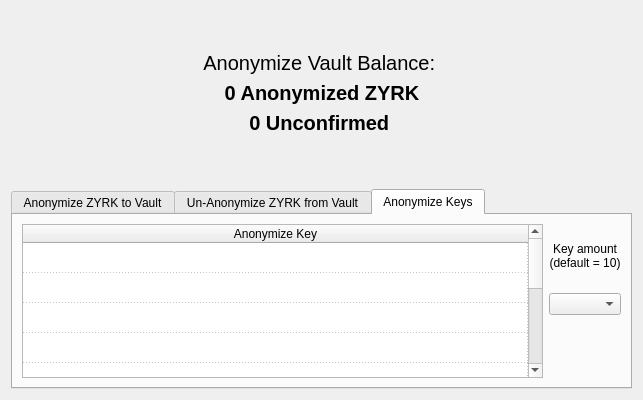
<?xml version="1.0" encoding="UTF-8"?>
<ui version="4.0">
 <class>AnonymizeVault</class>
 <widget class="QWidget" name="AnonymizeVault">
  <property name="geometry">
   <rect>
    <x>0</x>
    <y>0</y>
    <width>643</width>
    <height>400</height>
   </rect>
  </property>
  <layout class="QVBoxLayout" name="verticalLayout">
   <item>
    <widget class="QLabel" name="labelExplanation">
     <property name="textFormat">
      <enum>Qt::PlainText</enum>
     </property>
     <property name="alignment">
      <set>Qt::AlignCenter</set>
     </property>
     <property name="wordWrap">
      <bool>true</bool>
     </property>
    </widget>
   </item>
   <item>
    <layout class="QHBoxLayout" name="horizontalLayout_3">
     <property name="topMargin">
      <number>20</number>
     </property>
     <item>
      <spacer name="horizontalSpacer_3">
       <property name="orientation">
        <enum>Qt::Horizontal</enum>
       </property>
       <property name="sizeHint" stdset="0">
        <size>
         <width>40</width>
         <height>20</height>
        </size>
       </property>
      </spacer>
     </item>
     <item>
      <layout class="QVBoxLayout" name="verticalLayout_2">
       <item>
        <widget class="QLabel" name="label_2">
         <property name="font">
          <font>
           <pointsize>15</pointsize>
          </font>
         </property>
         <property name="text">
          <string>Anonymize Vault Balance: </string>
         </property>
         <property name="alignment">
          <set>Qt::AlignCenter</set>
         </property>
        </widget>
       </item>
       <item>
        <widget class="QLabel" name="total">
         <property name="font">
          <font>
           <pointsize>15</pointsize>
           <weight>75</weight>
           <bold>true</bold>
          </font>
         </property>
         <property name="text">
          <string>0 Anonymized ZYRK</string>
         </property>
         <property name="alignment">
          <set>Qt::AlignCenter</set>
         </property>
        </widget>
       </item>
       <item>
        <widget class="QLabel" name="unconfirmed_label">
         <property name="font">
          <font>
           <pointsize>15</pointsize>
           <weight>75</weight>
           <bold>true</bold>
          </font>
         </property>
         <property name="text">
          <string>0 Unconfirmed </string>
         </property>
         <property name="alignment">
          <set>Qt::AlignCenter</set>
         </property>
        </widget>
       </item>
      </layout>
     </item>
     <item>
      <spacer name="horizontalSpacer">
       <property name="orientation">
        <enum>Qt::Horizontal</enum>
       </property>
       <property name="sizeHint" stdset="0">
        <size>
         <width>40</width>
         <height>20</height>
        </size>
       </property>
      </spacer>
     </item>
    </layout>
   </item>
   <item>
    <spacer name="verticalSpacer">
     <property name="orientation">
      <enum>Qt::Vertical</enum>
     </property>
     <property name="sizeHint" stdset="0">
      <size>
       <width>20</width>
       <height>40</height>
      </size>
     </property>
    </spacer>
   </item>
   <item>
    <layout class="QHBoxLayout" name="horizontalLayout" stretch="0">
     <item>
      <widget class="QTabWidget" name="tabWidget">
       <property name="sizePolicy">
        <sizepolicy hsizetype="Expanding" vsizetype="Fixed">
         <horstretch>0</horstretch>
         <verstretch>0</verstretch>
        </sizepolicy>
       </property>
       <property name="minimumSize">
        <size>
         <width>0</width>
         <height>138</height>
        </size>
       </property>
       <property name="maximumSize">
        <size>
         <width>16777215</width>
         <height>200</height>
        </size>
       </property>
       <property name="currentIndex">
        <number>2</number>
       </property>
       <widget class="QWidget" name="tab">
        <attribute name="title">
         <string>Anonymize ZYRK to Vault</string>
        </attribute>
        <layout class="QHBoxLayout" name="horizontalLayout_2">
         <property name="spacing">
          <number>5</number>
         </property>
         <item>
          <layout class="QVBoxLayout" name="verticalLayout_3">
           <property name="topMargin">
            <number>12</number>
           </property>
           <property name="rightMargin">
            <number>0</number>
           </property>
           <property name="bottomMargin">
            <number>12</number>
           </property>
           <item>
            <widget class="QLabel" name="label_6">
             <property name="font">
              <font>
               <weight>75</weight>
               <bold>true</bold>
              </font>
             </property>
             <property name="text">
              <string>Anonymize To:</string>
             </property>
             <property name="alignment">
              <set>Qt::AlignRight|Qt::AlignTrailing|Qt::AlignVCenter</set>
             </property>
            </widget>
           </item>
           <item>
            <widget class="QLabel" name="label_7">
             <property name="font">
              <font>
               <weight>75</weight>
               <bold>true</bold>
              </font>
             </property>
             <property name="text">
              <string>Amount:</string>
             </property>
             <property name="alignment">
              <set>Qt::AlignRight|Qt::AlignTrailing|Qt::AlignVCenter</set>
             </property>
            </widget>
           </item>
          </layout>
         </item>
         <item>
          <layout class="QVBoxLayout" name="verticalLayout_4">
           <property name="rightMargin">
            <number>10</number>
           </property>
           <item>
            <widget class="QLineEdit" name="anonymizeTo">
             <property name="enabled">
              <bool>false</bool>
             </property>
             <property name="minimumSize">
              <size>
               <width>350</width>
               <height>25</height>
              </size>
             </property>
             <property name="placeholderText">
              <string>e.g. yd12XEHUs1y2Z9NYSufNxKOWftA74gYb8Q7l4jrGlGRpc6/ry0X4FUfApaFkJtyAYAAXJKWSpw3jshPeKQ9isJ6ysSIZ3BDf8qEyDl5iS9WGey1dIR6wOyhm2njcVzL6pltNS32cWDYuFuhtG8opsXmh0v1B12h7IcME/28QxIMA</string>
             </property>
            </widget>
           </item>
           <item>
            <widget class="QLineEdit" name="anonymizeAmount">
             <property name="sizePolicy">
              <sizepolicy hsizetype="Fixed" vsizetype="Fixed">
               <horstretch>0</horstretch>
               <verstretch>0</verstretch>
              </sizepolicy>
             </property>
             <property name="layoutDirection">
              <enum>Qt::LeftToRight</enum>
             </property>
             <property name="alignment">
              <set>Qt::AlignLeading|Qt::AlignLeft|Qt::AlignVCenter</set>
             </property>
             <property name="placeholderText">
              <string>e.g. 17</string>
             </property>
            </widget>
           </item>
          </layout>
         </item>
         <item>
          <layout class="QVBoxLayout" name="verticalLayout_5">
           <property name="spacing">
            <number>50</number>
           </property>
           <property name="topMargin">
            <number>30</number>
           </property>
           <property name="rightMargin">
            <number>0</number>
           </property>
           <property name="bottomMargin">
            <number>0</number>
           </property>
           <item>
            <widget class="QCheckBox" name="anonymizeToMeCheckBox">
             <property name="text">
              <string>Anonymize to Myself</string>
             </property>
             <property name="checked">
              <bool>true</bool>
             </property>
            </widget>
           </item>
           <item>
            <widget class="QPushButton" name="anonymizeZYRKButton">
             <property name="toolTip">
              <string>Anonymize ZYRK</string>
             </property>
             <property name="text">
              <string>&amp;Anonymize ZYRK</string>
             </property>
             <property name="autoDefault">
              <bool>false</bool>
             </property>
            </widget>
           </item>
          </layout>
         </item>
        </layout>
       </widget>
       <widget class="QWidget" name="tab_2">
        <attribute name="title">
         <string>Un-Anonymize ZYRK from Vault</string>
        </attribute>
        <layout class="QHBoxLayout" name="horizontalLayout_4">
         <property name="spacing">
          <number>5</number>
         </property>
         <item>
          <layout class="QVBoxLayout" name="verticalLayout_6">
           <property name="topMargin">
            <number>12</number>
           </property>
           <property name="rightMargin">
            <number>0</number>
           </property>
           <property name="bottomMargin">
            <number>12</number>
           </property>
           <item>
            <widget class="QLabel" name="label">
             <property name="font">
              <font>
               <weight>75</weight>
               <bold>true</bold>
              </font>
             </property>
             <property name="text">
              <string>Un-Anonymize To:</string>
             </property>
             <property name="alignment">
              <set>Qt::AlignRight|Qt::AlignTrailing|Qt::AlignVCenter</set>
             </property>
            </widget>
           </item>
           <item>
            <widget class="QLabel" name="label_3">
             <property name="font">
              <font>
               <weight>75</weight>
               <bold>true</bold>
              </font>
             </property>
             <property name="text">
              <string>Amount:</string>
             </property>
             <property name="alignment">
              <set>Qt::AlignRight|Qt::AlignTrailing|Qt::AlignVCenter</set>
             </property>
            </widget>
           </item>
          </layout>
         </item>
         <item>
          <layout class="QVBoxLayout" name="verticalLayout_7">
           <property name="rightMargin">
            <number>0</number>
           </property>
           <item>
            <widget class="QLineEdit" name="convertAnonymizeToThirdPartyAddress">
             <property name="enabled">
              <bool>false</bool>
             </property>
             <property name="sizePolicy">
              <sizepolicy hsizetype="Expanding" vsizetype="Fixed">
               <horstretch>0</horstretch>
               <verstretch>0</verstretch>
              </sizepolicy>
             </property>
             <property name="minimumSize">
              <size>
               <width>0</width>
               <height>25</height>
              </size>
             </property>
             <property name="maximumSize">
              <size>
               <width>16777215</width>
               <height>16777215</height>
              </size>
             </property>
             <property name="text">
              <string/>
             </property>
             <property name="placeholderText">
              <string>e.g. SGshe11sePfsXGNn6oJQ1CzeGMGhhYTQxV/yd12XEHUs1y2Z9NYSufNxKOWftA74gYb8Q7l4jrGlGRpc6/ry0X4FUfApaFkJtyAYAAXJKWSpw3jshPeKQ9isJ6ysSIZ3BDf8qEyDl5iS9WGey1dIR6wOyhm2njcVzL6pltNS32cWDYuFuhtG8opsXmh0v1B12h7IcME/28QxIMA</string>
             </property>
            </widget>
           </item>
           <item>
            <widget class="QLineEdit" name="convertZYRKAmount">
             <property name="sizePolicy">
              <sizepolicy hsizetype="Fixed" vsizetype="Fixed">
               <horstretch>0</horstretch>
               <verstretch>0</verstretch>
              </sizepolicy>
             </property>
             <property name="placeholderText">
              <string>e.g. 17</string>
             </property>
            </widget>
           </item>
          </layout>
         </item>
         <item>
          <layout class="QVBoxLayout" name="verticalLayout_8">
           <property name="spacing">
            <number>50</number>
           </property>
           <property name="topMargin">
            <number>30</number>
           </property>
           <property name="rightMargin">
            <number>0</number>
           </property>
           <property name="bottomMargin">
            <number>0</number>
           </property>
           <item>
            <widget class="QCheckBox" name="convertAnonymizeToMeCheckBox">
             <property name="text">
              <string>Un-Anonymize to Myself</string>
             </property>
             <property name="checked">
              <bool>true</bool>
             </property>
            </widget>
           </item>
           <item>
            <widget class="QPushButton" name="convertAnonymizeButton">
             <property name="toolTip">
              <string>Convert Anonymized ZYRK</string>
             </property>
             <property name="text">
              <string>&amp;Un-Anonymize ZYRK</string>
             </property>
             <property name="autoDefault">
              <bool>false</bool>
             </property>
            </widget>
           </item>
          </layout>
         </item>
        </layout>
       </widget>
       <widget class="QWidget" name="tab_4">
        <attribute name="title">
         <string>Anonymize Keys</string>
        </attribute>
        <layout class="QHBoxLayout" name="horizontalLayout_5">
         <item>
          <widget class="QTableWidget" name="keyPackList">
           <property name="editTriggers">
            <set>QAbstractItemView::NoEditTriggers</set>
           </property>
           <property name="alternatingRowColors">
            <bool>false</bool>
           </property>
           <property name="showGrid">
            <bool>true</bool>
           </property>
           <property name="gridStyle">
            <enum>Qt::DotLine</enum>
           </property>
           <attribute name="horizontalHeaderStretchLastSection">
            <bool>true</bool>
           </attribute>
           <attribute name="verticalHeaderVisible">
            <bool>false</bool>
           </attribute>
           <attribute name="verticalHeaderDefaultSectionSize">
            <number>30</number>
           </attribute>
           <attribute name="verticalHeaderMinimumSectionSize">
            <number>20</number>
           </attribute>
           <row>
            <property name="text">
             <string>1</string>
            </property>
           </row>
           <row>
            <property name="text">
             <string>2</string>
            </property>
           </row>
           <row>
            <property name="text">
             <string>3</string>
            </property>
           </row>
           <row>
            <property name="text">
             <string>4</string>
            </property>
           </row>
           <row>
            <property name="text">
             <string>5</string>
            </property>
           </row>
           <row>
            <property name="text">
             <string>6</string>
            </property>
           </row>
           <row>
            <property name="text">
             <string>7</string>
            </property>
           </row>
           <row>
            <property name="text">
             <string>8</string>
            </property>
           </row>
           <row>
            <property name="text">
             <string>9</string>
            </property>
           </row>
           <row>
            <property name="text">
             <string>10</string>
            </property>
           </row>
           <column>
            <property name="text">
             <string>Anonymize Key</string>
            </property>
           </column>
          </widget>
         </item>
         <item>
          <layout class="QVBoxLayout" name="verticalLayout_9">
           <property name="rightMargin">
            <number>0</number>
           </property>
           <item>
            <widget class="QLabel" name="label_4">
             <property name="sizePolicy">
              <sizepolicy hsizetype="Preferred" vsizetype="MinimumExpanding">
               <horstretch>0</horstretch>
               <verstretch>0</verstretch>
              </sizepolicy>
             </property>
             <property name="text">
              <string>Key amount
(default = 10)</string>
             </property>
             <property name="alignment">
              <set>Qt::AlignCenter</set>
             </property>
            </widget>
           </item>
           <item>
            <widget class="QComboBox" name="keyPackAmount">
             <property name="currentText">
              <string/>
             </property>
             <property name="maxCount">
              <number>1999999999</number>
             </property>
            </widget>
           </item>
           <item>
            <spacer name="verticalSpacer_2">
             <property name="orientation">
              <enum>Qt::Vertical</enum>
             </property>
             <property name="sizeHint" stdset="0">
              <size>
               <width>20</width>
               <height>40</height>
              </size>
             </property>
            </spacer>
           </item>
          </layout>
         </item>
        </layout>
       </widget>
      </widget>
     </item>
    </layout>
   </item>
  </layout>
 </widget>
 <resources/>
 <connections/>
</ui>
